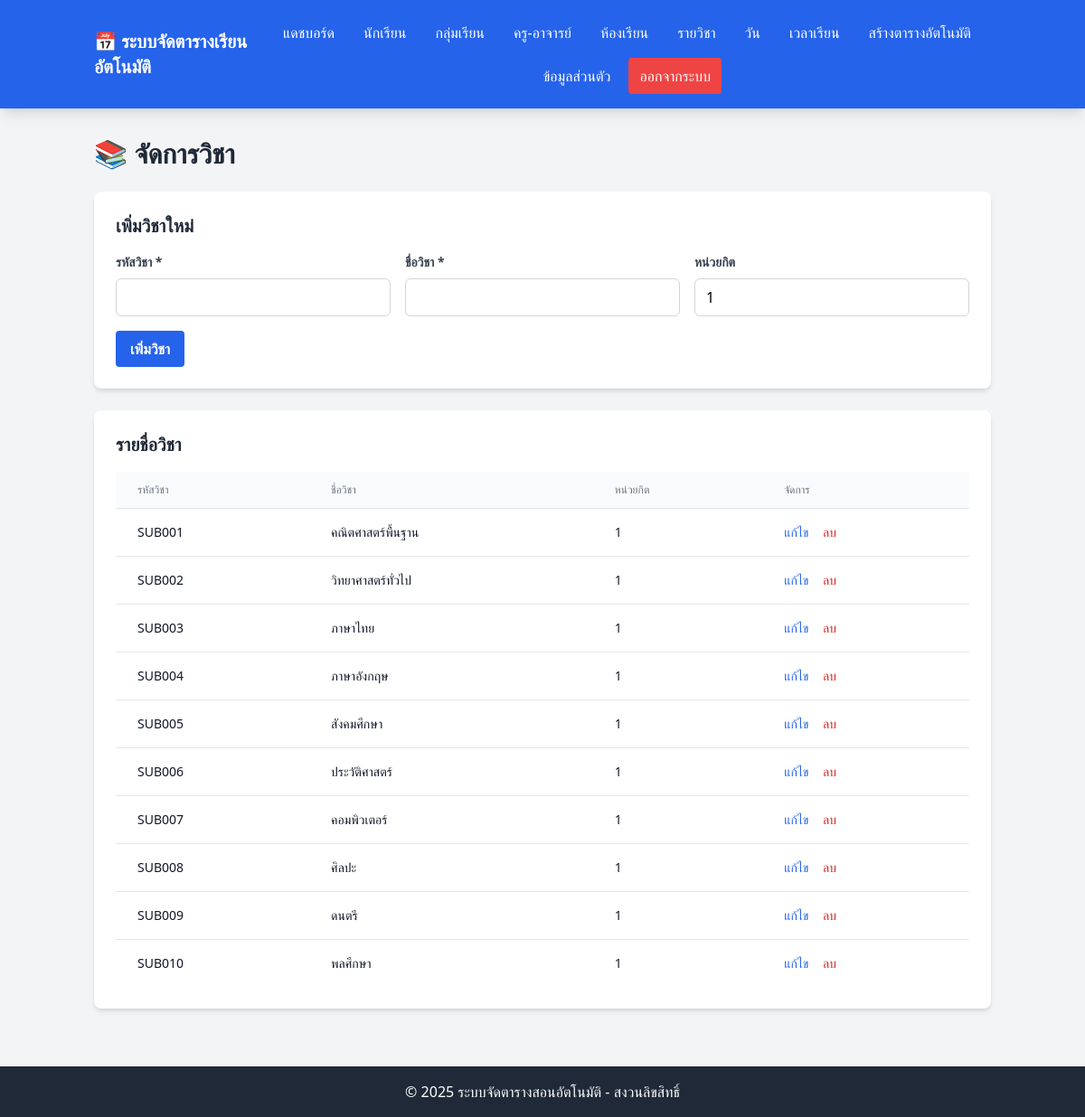
/subjects.php (signed in), run on the app's committed database.
### tables this page shows
CREATE TABLE IF NOT EXISTS subjects (
    id INT AUTO_INCREMENT PRIMARY KEY,
    subject_code VARCHAR(20) UNIQUE NOT NULL,
    subject_name VARCHAR(100) NOT NULL,
    credits INT DEFAULT 1,
    major_id INT,
    created_at TIMESTAMP DEFAULT CURRENT_TIMESTAMP,
    FOREIGN KEY (major_id) REFERENCES majors(id) ON DELETE SET NULL
);

### subjects.php (the view, shortened to what this page needs)
<?php
require_once 'config/database.php';
$subjects = $pdo->query("SELECT * FROM subjects ORDER BY subject_code")->fetchAll();
$editSubject = null;
require_once 'includes/header.php';
?>
<div class="mb-6">
    <h1 class="text-3xl font-bold text-gray-800 mb-2">📚 จัดการวิชา</h1>
</div>
<div class="bg-white rounded-lg shadow-md p-6 mb-6">
    <h2 class="text-xl font-bold text-gray-800 mb-4">
        <?php echo $editSubject ? 'แก้ไขข้อมูลวิชา' : 'เพิ่มวิชาใหม่'; ?>
    </h2>
    <form method="POST" action="">
        <div class="grid grid-cols-1 md:grid-cols-3 gap-4">
            <div>
                <label class="block text-gray-700 text-sm font-bold mb-2">รหัสวิชา *</label>
                <input type="text" name="subject_code" required
                       value="<?php echo $editSubject ? htmlspecialchars($editSubject['subject_code']) : ''; ?>"
                       class="w-full px-3 py-2 border border-gray-300 rounded-md focus:outline-none focus:ring-2 focus:ring-blue-500">
            </div>
            <div>
                <label class="block text-gray-700 text-sm font-bold mb-2">ชื่อวิชา *</label>
                <input type="text" name="subject_name" required
                       value="<?php echo $editSubject ? htmlspecialchars($editSubject['subject_name']) : ''; ?>"
                       class="w-full px-3 py-2 border border-gray-300 rounded-md focus:outline-none focus:ring-2 focus:ring-blue-500">
            </div>
            <div>
                <label class="block text-gray-700 text-sm font-bold mb-2">หน่วยกิต</label>
                <input type="number" name="credits" min="1" max="10"
                       value="<?php echo $editSubject ? htmlspecialchars($editSubject['credits']) : '1'; ?>"
                       class="w-full px-3 py-2 border border-gray-300 rounded-md focus:outline-none focus:ring-2 focus:ring-blue-500">
            </div>
        </div>
        <div class="mt-4">
            <button type="submit" class="bg-blue-600 hover:bg-blue-700 text-white font-bold py-2 px-4 rounded">
                <?php echo $editSubject ? 'บันทึกการแก้ไข' : 'เพิ่มวิชา'; ?>
            </button>
        </div>
    </form>
</div>
<div class="bg-white rounded-lg shadow-md p-6">
    <h2 class="text-xl font-bold text-gray-800 mb-4">รายชื่อวิชา</h2>
    <div class="overflow-x-auto">
        <table class="min-w-full divide-y divide-gray-200">
            <thead class="bg-gray-50">
                <tr>
                    <th class="px-6 py-3 text-left text-xs font-medium text-gray-500 uppercase">รหัสวิชา</th>
                    <th class="px-6 py-3 text-left text-xs font-medium text-gray-500 uppercase">ชื่อวิชา</th>
                    <th class="px-6 py-3 text-left text-xs font-medium text-gray-500 uppercase">หน่วยกิต</th>
                    <th class="px-6 py-3 text-left text-xs font-medium text-gray-500 uppercase">จัดการ</th>
                </tr>
            </thead>
            <tbody class="bg-white divide-y divide-gray-200">
                <?php foreach ($subjects as $subject): ?>
                    <tr>
                        <td class="px-6 py-4 whitespace-nowrap text-sm text-gray-900"><?php echo htmlspecialchars($subject['subject_code']); ?></td>
                        <td class="px-6 py-4 whitespace-nowrap text-sm text-gray-900"><?php echo htmlspecialchars($subject['subject_name']); ?></td>
                        <td class="px-6 py-4 whitespace-nowrap text-sm text-gray-900"><?php echo htmlspecialchars($subject['credits']); ?></td>
                        <td class="px-6 py-4 whitespace-nowrap text-sm">
                            <a href="?edit=<?php echo $subject['id']; ?>" class="text-blue-600 hover:text-blue-800 mr-3">แก้ไข</a>
                            <form method="POST" action="" class="inline" onsubmit="return confirm('คุณแน่ใจหรือไม่ว่าต้องการลบ?');">
                                <button type="submit" class="text-red-600 hover:text-red-800">ลบ</button>
                            </form>
                        </td>
                    </tr>
                <?php endforeach; ?>
            </tbody>
        </table>
    </div>
</div>
<?php require_once 'includes/footer.php'; ?>

### data on the page
subjects: subject_code "SUB001", subject_name "คณิตศาสตร์พื้นฐาน", credits "1"
subjects: subject_code "SUB002", subject_name "วิทยาศาสตร์ทั่วไป", credits "1"
subjects: subject_code "SUB003", subject_name "ภาษาไทย", credits "1"
subjects: subject_code "SUB004", subject_name "ภาษาอังกฤษ", credits "1"
subjects: subject_code "SUB005", subject_name "สังคมศึกษา", credits "1"
subjects: subject_code "SUB006", subject_name "ประวัติศาสตร์", credits "1"
subjects: subject_code "SUB007", subject_name "คอมพิวเตอร์", credits "1"
subjects: subject_code "SUB008", subject_name "ศิลปะ", credits "1"
subjects: subject_code "SUB009", subject_name "ดนตรี", credits "1"
subjects: subject_code "SUB010", subject_name "พลศึกษา", credits "1"
